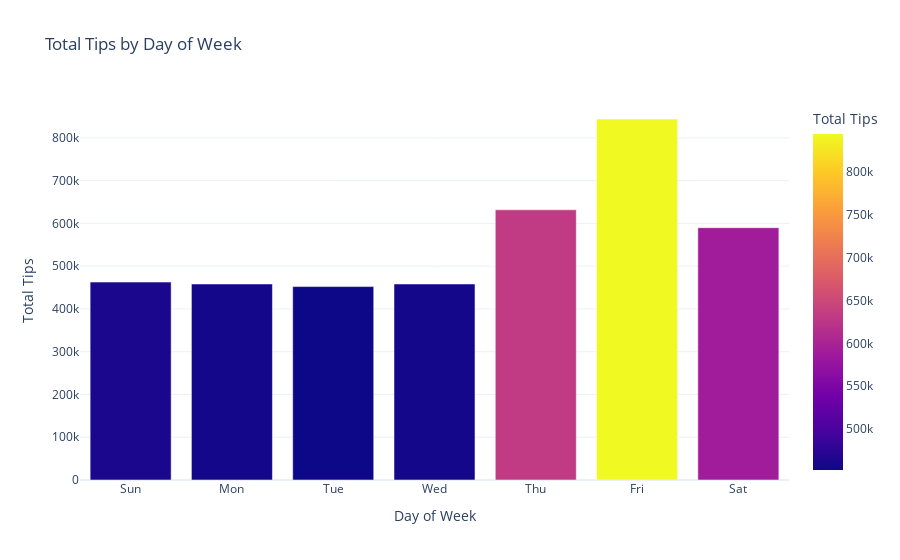

The notebook cell this image was saved under:
### Code cell
# Tips by Day of Week
df_tips = pd.read_csv("data/athena-results/Unsaved/2025/04/21/tips_by_day.csv")
day_map = {1:'Sun', 2:'Mon', 3:'Tue', 4:'Wed', 5:'Thu', 6:'Fri', 7:'Sat'}
df_tips['dayofweek'] = df_tips['dayofweek'].map(day_map)

fig = px.bar(
    df_tips,
    x='dayofweek',
    y='total_tips',
    color='total_tips',
    color_continuous_scale=px.colors.sequential.Plasma,
    title='Total Tips by Day of Week',
    labels={'dayofweek': 'Day of Week', 'total_tips': 'Total Tips'}
)
fig.update_layout(template="plotly_white")
fig.show()

### Figure 1 — Plotly figure (JSON) as saved in the notebook; plotly's stock layout.template omitted (floating-point values rounded to 4 significant figures)
{"data": [{"alignmentgroup": "True", "hovertemplate": "Day of Week=%{x}<br>Total Tips=%{marker.color}<extra></extra>", "legendgroup": "", "marker": {"color": [462769, 458343, 452250, 458348, 631841, 844072, 589943], "coloraxis": "coloraxis", "pattern": {"shape": ""}}, "name": "", "offsetgroup": "", "orientation": "v", "showlegend": false, "textposition": "auto", "type": "bar", "x": ["Sun", "Mon", "Tue", "Wed", "Thu", "Fri", "Sat"], "xaxis": "x", "y": [462769, 458343, 452250, 458348, 631841, 844072, 589943], "yaxis": "y"}], "layout": {"barmode": "relative", "coloraxis": {"colorbar": {"title": {"text": "Total Tips"}}, "colorscale": [[0, "#0d0887"], [0.1111, "#46039f"], [0.2222, "#7201a8"], [0.3333, "#9c179e"], [0.4444, "#bd3786"], [0.5556, "#d8576b"], [0.6667, "#ed7953"], [0.7778, "#fb9f3a"], [0.8889, "#fdca26"], [1, "#f0f921"]]}, "legend": {"tracegroupgap": 0}, "title": {"text": "Total Tips by Day of Week"}, "xaxis": {"anchor": "y", "domain": [0, 1], "title": {"text": "Day of Week"}}, "yaxis": {"anchor": "x", "domain": [0, 1], "title": {"text": "Total Tips"}}}}
